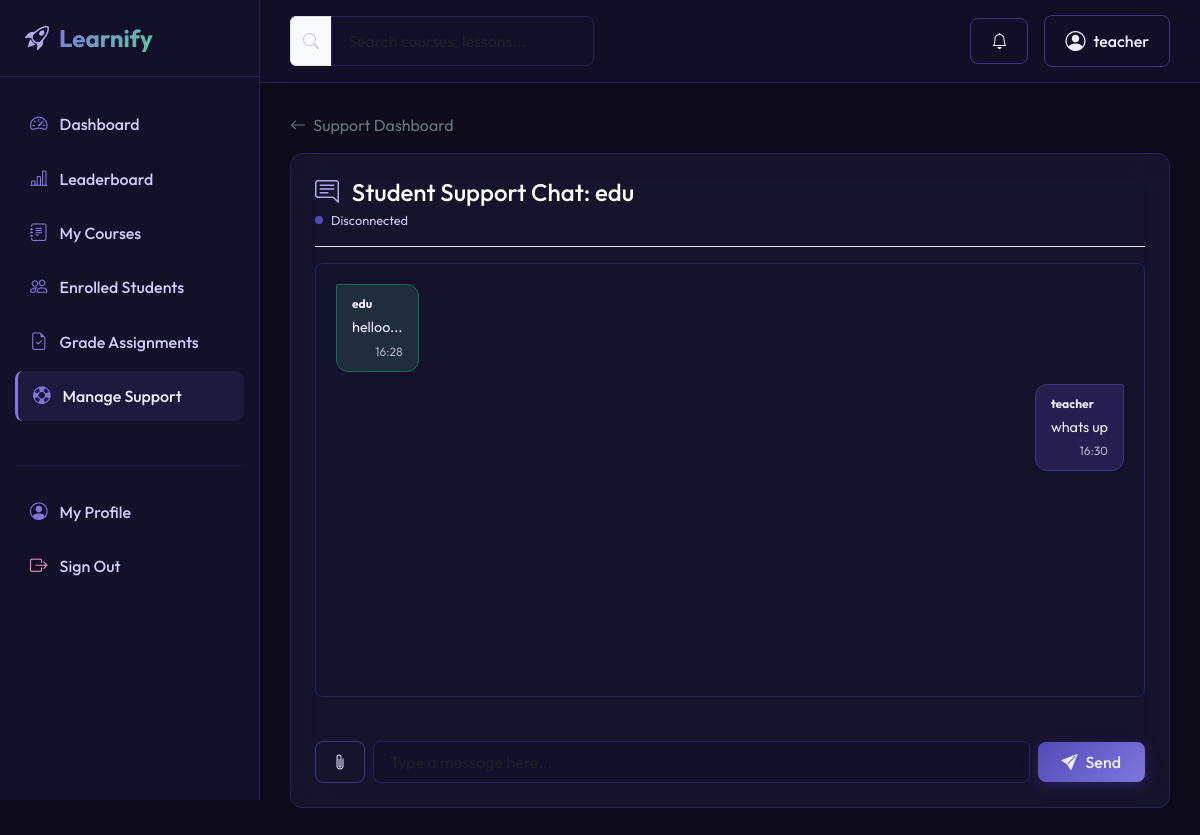
Page /support/chat/3/ (signed in) on the committed database.
### apps/accounts/models.py (models this page shows, shortened)
class User(AbstractUser):
    ROLE_CHOICES = (
        ('student', 'Student'),
        ('instructor', 'Instructor'),
        ('admin', 'Admin'),
    )
    role = models.CharField(max_length=15, choices=ROLE_CHOICES, default='student')
    profile_picture = models.ImageField(upload_to='profile_pictures/', blank=True, null=True)
    bio = models.TextField(blank=True, null=True)

class Student(models.Model):
    user = models.OneToOneField(User, on_delete=models.CASCADE, related_name='student_profile')
    phone = models.CharField(max_length=15, blank=True, null=True)

### apps/support/models.py (models this page shows, shortened)
class ChatRoom(models.Model):
    student = models.ForeignKey('accounts.Student', on_delete=models.CASCADE, related_name='chat_rooms')
    support_agent = models.ForeignKey(SupportAgent, on_delete=models.SET_NULL, null=True, blank=True, related_name='chat_rooms')
    created_at = models.DateTimeField(auto_now_add=True)
    class Meta:
        ordering = ['-created_at']

class Message(models.Model):
    chatroom = models.ForeignKey(ChatRoom, on_delete=models.CASCADE, related_name='messages')
    sender = models.ForeignKey(settings.AUTH_USER_MODEL, on_delete=models.CASCADE, related_name='sent_support_messages')
    message = models.TextField(blank=True, null=True)
    file = models.FileField(upload_to='support/chats/', blank=True, null=True)
    timestamp = models.DateTimeField(auto_now_add=True)
    is_read = models.BooleanField(default=False)
    class Meta:
        ordering = ['timestamp']

### apps/support/views.py (the view)
# urls.py: path('chat/<int:room_id>/', views.chat_room_view, name='chat_room_view'),
@login_required
def chat_room_view(request, room_id):
    user = request.user
    room = get_object_or_404(ChatRoom.objects.select_related('student__user', 'support_agent__user'), pk=room_id)
    is_student_owner = hasattr(user, 'student_profile') and room.student == user.student_profile
    is_agent = hasattr(user, 'support_agent_profile')
    is_admin = user.role == 'admin' or user.is_superuser
    if not (is_student_owner or is_agent or is_admin):
        return HttpResponseForbidden("You do not have permission to access this chat room.")
    if (is_agent or is_admin) and not room.support_agent:
        agent = getattr(user, 'support_agent_profile', None)
        if agent:
            room.support_agent = agent
            room.save()
    room.messages.exclude(sender=user).update(is_read=True)
    past_messages = room.messages.select_related('sender').all()
    ws_scheme = 'wss' if request.is_secure() else 'ws'
    return render(request, 'support/chat_room.html', {
        'room': room,
        'past_messages': past_messages,
        'ws_scheme': ws_scheme,
    })

### apps/notifications/context_processors.py (called while the page is built)
def unread_notifications(request):
    if request.user.is_authenticated:
        unread = Notification.objects.filter(user=request.user, is_read=False)
        return {
            'unread_notifications': unread,
            'unread_notifications_count': unread.count()
        }
    return {
        'unread_notifications': [],
        'unread_notifications_count': 0
    }

### templates/support/chat_room.html (shortened to what this page needs)
{% extends 'base.html' %}
{% load static %}
{% block content %}
<div class="container-fluid px-0" style="max-width: 900px;">
    <div class="mb-3">
        {% if user.role == 'student' %}
            <a href="{% url 'dashboard' %}" class="text-secondary"><i class="bi bi-arrow-left me-1"></i> Dashboard</a>
        {% else %}
            <a href="{% url 'support:chat_home' %}" class="text-secondary"><i class="bi bi-arrow-left me-1"></i> Support Dashboard</a>
        {% endif %}
    </div>
    <div class="card glass-card p-4">
        <div class="d-flex justify-content-between align-items-center mb-3 pb-3 border-bottom border-default">
            <div>
                <h4 class="text-white mb-1">
                    <i class="bi bi-chat-right-text text-purple me-2"></i>
                    {% if user.role == 'student' %}
                        Academic & Tech Live Support
                    {% else %}
                        Student Support Chat: {{ room.student.user.username }}
                    {% endif %}
                </h4>
                <div class="d-flex align-items-center gap-2 mt-1">
                    <span id="partnerStatusIndicator" class="offline-indicator"></span>
                    <span id="partnerStatusText" class="text-muted" style="font-size: 0.8rem;">Connecting...</span>
                </div>
            </div>
        </div>
        <div class="chat-container">
            <div id="chatMessages" class="chat-messages d-flex flex-column">
                {% for msg in past_messages %}
                    <div class="message-bubble {% if msg.sender == user %}message-self{% else %}message-other{% endif %}">
                        <small class="fw-bold d-block mb-1" style="font-size: 0.75rem;">{{ msg.sender.username }}</small>
                        {% if msg.message %}
                            <p class="mb-0">{{ msg.message }}</p>
                        {% endif %}
                        <span class="chat-meta text-end">{{ msg.timestamp|date:"H:i" }}</span>
                    </div>
                {% endfor %}
            </div>
            <div id="typingIndicator" class="typing-indicator mt-2 px-2"></div>
            <div class="chat-footer mt-3">
                <form id="chatForm" class="d-flex gap-2 align-items-center">
                    <button type="button" class="btn btn-outline-premium py-2 px-3" onclick="document.getElementById('fileInput').click()" title="Attach file">
                        <i class="bi bi-paperclip"></i>
                    </button>
                    <input type="text" id="chatMessageInput" class="form-control bg-sidebar border-default text-primary py-2" placeholder="Type a message here..." autocomplete="off">
                    <button type="submit" class="btn btn-premium py-2 px-4 d-flex align-items-center gap-2">
                        <i class="bi bi-send-fill"></i> Send
                    </button>
                </form>
            </div>
        </div>
    </div>
</div>
{% endblock %}

### templates/navbar.html (shortened to what this page needs)
{% load static %}
<header class="top-navbar d-flex align-items-center justify-content-between">
    <div class="d-flex align-items-center gap-3">
        <form class="d-none d-md-flex align-items-center" action="{% url 'courses:course_list' %}" method="get">
            <div class="input-group">
                <span class="input-group-text bg-sidebar border-default text-muted">
                    <i class="bi bi-search"></i>
                </span>
                <input type="text" name="search" class="form-control bg-sidebar border-default text-primary" placeholder="Search courses, lessons..." value="{{ request.GET.search|default:'' }}">
            </div>
        </form>
    </div>
    <div class="d-flex align-items-center gap-3">
        {% if user.is_authenticated %}
            <div class="dropdown">
                <button class="btn btn-outline-premium position-relative" type="button" id="notifDropdown" data-bs-toggle="dropdown" aria-expanded="false">
                    <i class="bi bi-bell"></i>
                </button>
            </div>
            <div class="dropdown">
                <button class="btn btn-outline-premium d-flex align-items-center gap-2" type="button" id="profileDropdown" data-bs-toggle="dropdown" aria-expanded="false">
                    {% if user.profile_picture %}
                        <img src="{{ user.profile_picture.url }}" alt="Profile" class="rounded-circle" style="width: 28px; height: 28px; object-fit: cover;">
                    {% else %}
                        <i class="bi bi-person-circle fs-5"></i>
                    {% endif %}
                    <span class="d-none d-sm-inline">{{ user.username }}</span>
                </button>
            </div>
        {% else %}
            <a href="{% url 'accounts:login' %}" class="btn btn-outline-premium">Sign In</a>
            <a href="{% url 'accounts:register' %}" class="btn btn-premium">Get Started</a>
        {% endif %}
    </div>
</header>

### static/css/style.css (style rules this page uses)
:root { --bg-page: #0e0c1a; --bg-sidebar: #13102a; --bg-card: #1c1836; --border-default: #26215c; --border-strong: #3c3489; --text-primary: #eeedfe; --text-secondary: #cecbf6; --text-muted: #534ab7; --purple-main: #534ab7; --purple-accent: #7f77dd; --purple-soft: #afa9ec; --teal-bg: #04342c; --teal-border: #0f6e56; --teal-main: #5dcaa5; --teal-light: #9fe1cb; --amber-bg: #412402; --amber-border: #854f0b; --amber-main: #ef9f27; --amber-light: #fac775; --pink-bg: #4b1528; --pink-border: #993556; --pink-main: #ed93b1; --pink-light: #f4c0d1; --transition-speed: 0.3s; }
body { background-color: var(--bg-page); color: var(--text-primary); font-family: 'Outfit', sans-serif; overflow-x: hidden; }
a { color: var(--purple-soft); text-decoration: none; transition: color var(--transition-speed) ease; }
.top-navbar { background: rgba(19, 16, 42, 0.85); backdrop-filter: blur(12px); -webkit-backdrop-filter: blur(12px); border-bottom: 1px solid var(--border-default); position: sticky; top: 0; z-index: 998; padding: 15px 30px; }
.glass-card { background: rgba(28, 24, 54, 0.65); backdrop-filter: blur(16px); -webkit-backdrop-filter: blur(16px); border: 1px solid var(--border-default); border-radius: 12px; color: var(--text-primary); transition: transform var(--transition-speed) ease, border-color var(--transition-speed) ease, box-shadow var(--transition-speed) ease; }
.text-purple { color: var(--purple-soft) !important; }
.btn-premium { background: linear-gradient(135deg, var(--purple-main), var(--purple-accent)); border: none; color: var(--text-primary); font-weight: 500; padding: 10px 20px; border-radius: 8px; box-shadow: 0 4px 15px rgba(83, 74, 183, 0.3); transition: all var(--transition-speed) ease; }
.btn-outline-premium { background: transparent; border: 1px solid var(--border-strong); color: var(--text-primary); font-weight: 500; padding: 10px 20px; border-radius: 8px; transition: all var(--transition-speed) ease; }
.form-control, .form-select { background-color: #13102a; border: 1px solid var(--border-default); color: var(--text-primary); border-radius: 8px; padding: 12px 16px; transition: border-color var(--transition-speed) ease, box-shadow var(--transition-speed) ease; }
.text-muted { color: var(--text-secondary) !important; }

### templates/support/chat_room.html (style rules this page uses)
.chat-container { display: flex; flex-direction: column; height: 65vh; min-height: 450px; }
.chat-messages { flex-grow: 1; overflow-y: auto; padding: 20px; background: rgba(19, 16, 42, 0.4); border: 1px solid var(--border-default); border-radius: 8px; }
.message-bubble { max-width: 75%; padding: 10px 15px; border-radius: 12px; margin-bottom: 12px; font-size: 0.9rem; line-height: 1.5; position: relative; }
.message-self { background: rgba(83, 74, 183, 0.25) !important; border: 1px solid var(--border-strong) !important; align-self: flex-end !important; border-top-right-radius: 2px !important; border-top-left-radius: 12px !important; }
.message-other { background: rgba(93, 202, 165, 0.15) !important; border: 1px solid var(--teal-border) !important; align-self: flex-start !important; border-top-left-radius: 2px !important; border-top-right-radius: 12px !important; }
.chat-meta { font-size: 0.75rem; margin-top: 4px; display: block; opacity: 0.7; }
.offline-indicator { width: 8px; height: 8px; background-color: var(--text-muted); border-radius: 50%; display: inline-block; }
.typing-indicator { font-size: 0.8rem; font-style: italic; color: var(--text-secondary); min-height: 20px; }

### rows in the picture
User: username "teacher"
ChatRoom: student.user.username "edu"
Message: sender.username "edu", message "helloo...", timestamp "16:28"
Message: sender.username "teacher", message "whats up", timestamp "16:30"
